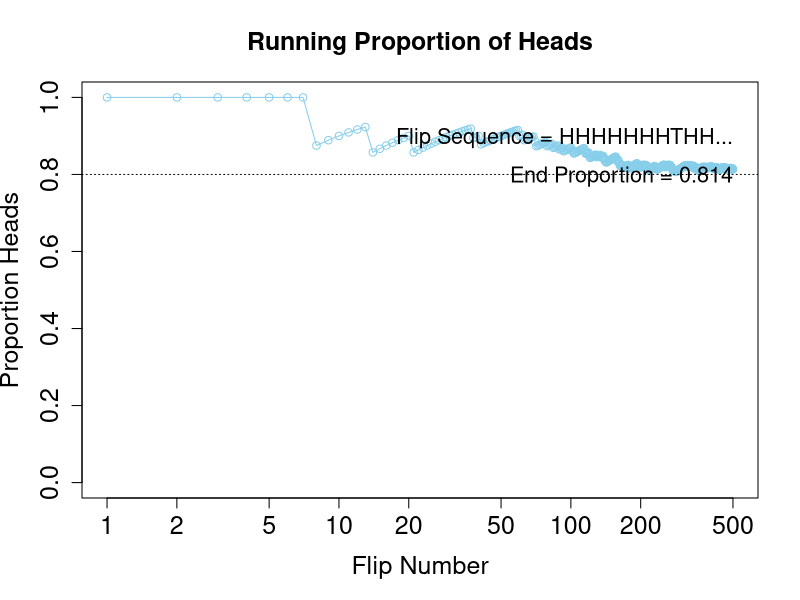

Write the R code that produced this figure.
#####################
# EXERCISES
####################

################################################################
# 4.2 write what each line of the below code does
################################################################

show( HairEyeColor ) 
EyeHairFreq = apply( HairEyeColor, c("Eye","Hair"), sum ) # Sum across sex
EyeHairProp = EyeHairFreq / sum( EyeHairFreq ) # joint proportions, Table 4.1
show( round( EyeHairProp , 2 ) )
HairFreq = apply( HairEyeColor , c("Hair") , sum ) # Sum across sex and eye
HairProp = HairFreq / sum( HairFreq ) # marginal proportions, Table 4.1
show( round( HairProp , 2 ) )
EyeFreq = apply( HairEyeColor , c("Eye") , sum ) # Sum across sex and eye
EyeProp = EyeFreq / sum( EyeFreq ) # marginal proportions, Table 4.1
show( round( EyeProp , 2 ) )
EyeHairProp["Blue",] / EyeProp["Blue"] # conditional prob, Table 4.2
HairEyeColor

################################################################
# 4.3 replicate random coin flip, and change head prob to 0.8
################################################################

N = 500                   # Specify the total number of flips, denoted N.
pHeads = 0.8              # Specify underlying probability of heads.

# Generate a random sample of N flips (heads=1, tails=0):
flipSequence = sample( x = c(0,1), 
               prob = c(1-pHeads,pHeads),     # probability of heads and tails, if it is biased 1 - 0.6 will = 0.4
               size = N, replace=TRUE)

# Compute the running proportion of heads:
r = cumsum( flipSequence ) # Cumulative sum: Number of heads at each step.
n = 1:N                    # Number of flips at each step.
runProp = r / n            # Component by component division.

# Graph the running proportion:
plot( n , runProp , type="o" , log="x" , col="skyblue" ,
      xlim=c(1,N) , ylim=c(0.0,1.0) , cex.axis=1.5 ,
      xlab="Flip Number" , ylab="Proportion Heads" , cex.lab=1.5 ,
      main="Running Proportion of Heads" , cex.main=1.5 )

# Plot a dotted horizontal reference line:
abline( h=pHeads , lty="dotted" )

# Display the beginning of the flip sequence:
flipLetters = paste( c("T","H")[flipSequence[1:10]+1] , collapse="" )
displayString = paste0( "Flip Sequence = " , flipLetters , "..." )
text( N , .9 , displayString , adj=c(1,0.5) , cex=1.3 )

# Display the relative frequency at the end of the sequence.
text( N , .8 , paste("End Proportion =",runProp[N]) , adj=c(1,0.5) , cex=1.3 )
